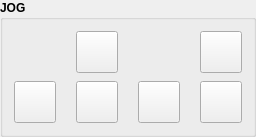
         <widget class="QGroupBox" name="groupBox">
          <property name="font">
           <font>
            <weight>75</weight>
            <bold>true</bold>
           </font>
          </property>
          <property name="title">
           <string>JOG</string>
          </property>
          <layout class="QHBoxLayout" name="horizontalLayout_33">
           <item>
            <layout class="QGridLayout" name="gridLayout">
             <property name="horizontalSpacing">
              <number>20</number>
             </property>
             <property name="verticalSpacing">
              <number>8</number>
             </property>
             <item row="1" column="5">
              <widget class="ActionButton" name="jogxplus_abutton">
               <property name="minimumSize">
                <size>
                 <width>42</width>
                 <height>42</height>
                </size>
               </property>
               <property name="maximumSize">
                <size>
                 <width>48</width>
                 <height>48</height>
                </size>
               </property>
               <property name="font">
                <font>
                 <weight>75</weight>
                 <bold>true</bold>
                </font>
               </property>
               <property name="text">
                <string/>
               </property>
               <property name="icon">
                <iconset resource="../resources.qrc">
                 <normaloff>:/images/x_plus_jog_button.png</normaloff>:/images/x_plus_jog_button.png</iconset>
               </property>
               <property name="iconSize">
                <size>
                 <width>32</width>
                 <height>32</height>
                </size>
               </property>
               <property name="actionName" stdset="0">
                <string>machine.jog.axis:x,pos</string>
               </property>
              </widget>
             </item>
             <item row="1" column="3">
              <widget class="ActionButton" name="jogxmin_abutton">
               <property name="minimumSize">
                <size>
                 <width>42</width>
                 <height>42</height>
                </size>
               </property>
               <property name="maximumSize">
                <size>
                 <width>48</width>
                 <height>48</height>
                </size>
               </property>
               <property name="font">
                <font>
                 <weight>75</weight>
                 <bold>true</bold>
                </font>
               </property>
               <property name="text">
                <string/>
               </property>
               <property name="icon">
                <iconset resource="../resources.qrc">
                 <normaloff>:/images/x_minus_jog_button.png</normaloff>:/images/x_minus_jog_button.png</iconset>
               </property>
               <property name="iconSize">
                <size>
                 <width>32</width>
                 <height>32</height>
                </size>
               </property>
               <property name="actionName" stdset="0">
                <string>machine.jog.axis:x,neg</string>
               </property>
              </widget>
             </item>
             <item row="0" column="4">
              <widget class="ActionButton" name="jogyplus_abutton">
               <property name="minimumSize">
                <size>
                 <width>42</width>
                 <height>42</height>
                </size>
               </property>
               <property name="maximumSize">
                <size>
                 <width>48</width>
                 <height>48</height>
                </size>
               </property>
               <property name="font">
                <font>
                 <weight>75</weight>
                 <bold>true</bold>
                </font>
               </property>
               <property name="text">
                <string/>
               </property>
               <property name="icon">
                <iconset resource="../resources.qrc">
                 <normaloff>:/images/y_plus_jog_button.png</normaloff>:/images/y_plus_jog_button.png</iconset>
               </property>
               <property name="iconSize">
                <size>
                 <width>32</width>
                 <height>32</height>
                </size>
               </property>
               <property name="actionName" stdset="0">
                <string>machine.jog.axis:y,pos</string>
               </property>
              </widget>
             </item>
             <item row="0" column="7">
              <widget class="ActionButton" name="jogzplus_abutton">
               <property name="minimumSize">
                <size>
                 <width>42</width>
                 <height>42</height>
                </size>
               </property>
               <property name="maximumSize">
                <size>
                 <width>48</width>
                 <height>48</height>
                </size>
               </property>
               <property name="font">
                <font>
                 <weight>75</weight>
                 <bold>true</bold>
                </font>
               </property>
               <property name="text">
                <string/>
               </property>
               <property name="icon">
                <iconset resource="../resources.qrc">
                 <normaloff>:/images/z_plus_jog_button.png</normaloff>:/images/z_plus_jog_button.png</iconset>
               </property>
               <property name="iconSize">
                <size>
                 <width>32</width>
                 <height>32</height>
                </size>
               </property>
               <property name="actionName" stdset="0">
                <string>machine.jog.axis:z,pos</string>
               </property>
              </widget>
             </item>
             <item row="1" column="7">
              <widget class="ActionButton" name="jogzmin_abutton">
               <property name="minimumSize">
                <size>
                 <width>42</width>
                 <height>42</height>
                </size>
               </property>
               <property name="maximumSize">
                <size>
                 <width>48</width>
                 <height>48</height>
                </size>
               </property>
               <property name="font">
                <font>
                 <weight>75</weight>
                 <bold>true</bold>
                </font>
               </property>
               <property name="text">
                <string/>
               </property>
               <property name="icon">
                <iconset resource="../resources.qrc">
                 <normaloff>:/images/z_minus_jog_button.png</normaloff>:/images/z_minus_jog_button.png</iconset>
               </property>
               <property name="iconSize">
                <size>
                 <width>32</width>
                 <height>32</height>
                </size>
               </property>
               <property name="actionName" stdset="0">
                <string>machine.jog.axis:z,neg</string>
               </property>
              </widget>
             </item>
             <item row="1" column="4">
              <widget class="ActionButton" name="jogymin_abutton">
               <property name="minimumSize">
                <size>
                 <width>42</width>
                 <height>42</height>
                </size>
               </property>
               <property name="maximumSize">
                <size>
                 <width>48</width>
                 <height>48</height>
                </size>
               </property>
               <property name="font">
                <font>
                 <weight>75</weight>
                 <bold>true</bold>
                </font>
               </property>
               <property name="text">
                <string/>
               </property>
               <property name="icon">
                <iconset resource="../resources.qrc">
                 <normaloff>:/images/y_minus_jog_button.png</normaloff>:/images/y_minus_jog_button.png</iconset>
               </property>
               <property name="iconSize">
                <size>
                 <width>32</width>
                 <height>32</height>
                </size>
               </property>
               <property name="actionName" stdset="0">
                <string>machine.jog.axis:y,neg</string>
               </property>
              </widget>
             </item>
            </layout>
           </item>
          </layout>
         </widget>
